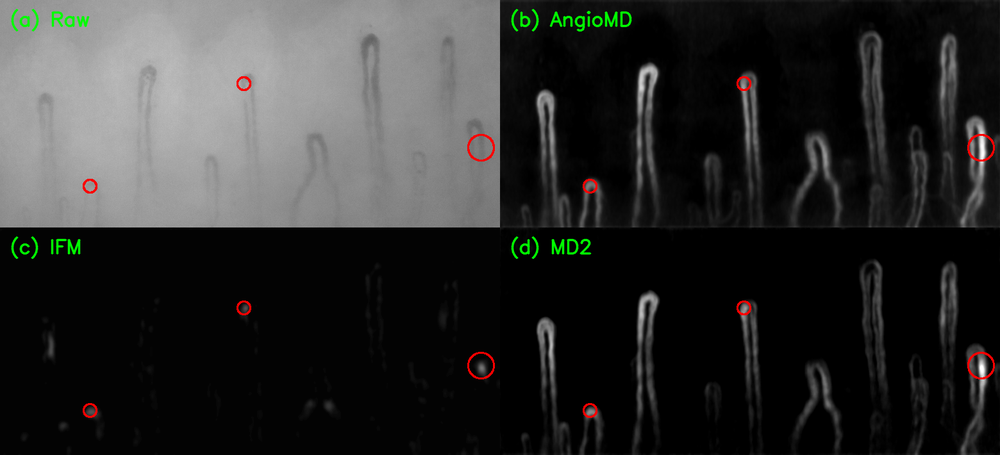
#> input picture figs/03-enhancement_comparison/fig/enhancement_comparison_redcircle_3px.png, 1000 x 455 px, shrunk from 1560 x 710 before the run
$ python compute_enhancement_metrics.py ../fig/enhancement_comparison_redcircle_3px.png   (older library calls are emulated)
#> lines starting #> are read from the running program, lines starting #| are printed output that depends on the picture; after the words box and inside, x2 and y2 are one past the last pixel; in counts of white or black regions, pixels touching at a corner belong together
#> in analyze_image, image is the input picture: shape (455, 1000, 4); mean B, G, R, A 45.2, 46.3, 46, 255
import cv2
import numpy as np
from skimage import filters
import argparse
import os


# ------------------------- 基础工具函数 -------------------------
def to_gray(image):
    """将图像转为灰度图（如果是彩色）"""
    if image is None:
        raise ValueError("输入图像为空！")
    if len(image.shape) == 3:
        return cv2.cvtColor(image, cv2.COLOR_BGR2GRAY)
    return image


def normalize(img):
    """归一化到 [0, 1]"""
    img = img.astype(np.float64)
    img_min, img_max = img.min(), img.max()
    if img_max - img_min < 1e-12:
        return np.zeros_like(img)
    return (img - img_min) / (img_max - img_min)


# ------------------------- SNR -------------------------
def compute_snr(image, signal_region=None, noise_region=None):

    gray = to_gray(image).astype(np.float64)

    if signal_region is not None and noise_region is not None:
        y1, y2, x1, x2 = signal_region
        signal = gray[y1:y2, x1:x2]

        ny1, ny2, nx1, nx2 = noise_region
        noise = gray[ny1:ny2, nx1:nx2]

        mean_signal = np.mean(signal)
        std_noise = np.std(noise)
    else:
        # 使用全图作为信号，用拉普拉斯高频残差估计噪声
        mean_signal = np.mean(gray)
#> mean_signal = 46.05

        # 用中值滤波估计平滑部分，残差视为噪声
        smooth = cv2.medianBlur(gray.astype(np.uint8), 3).astype(np.float64)
        residual = gray - smooth
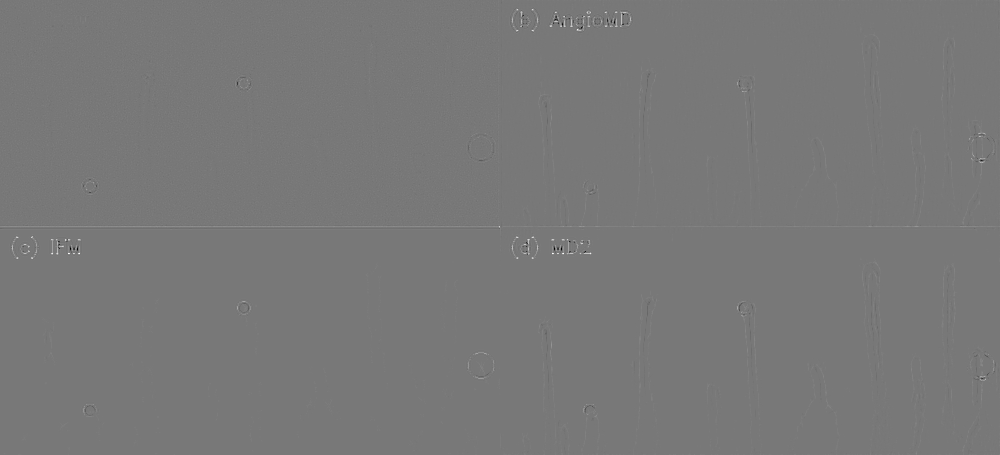
#> residual: shape (455, 1000) float64; min -97, max 108, mean 0.1; drawn with min black and max white
        std_noise = np.std(residual)
#> std_noise = 2.15

    if std_noise < 1e-12:
        return float('inf')

    snr = 20 * np.log10(mean_signal / std_noise)
#> snr = 26.62
    return snr


# ------------------------- CNR -------------------------
def compute_cnr(image, roi_signal=None, roi_background=None):

    gray = to_gray(image).astype(np.float64)

    if roi_signal is not None and roi_background is not None:
        y1, y2, x1, x2 = roi_signal
        signal = gray[y1:y2, x1:x2]

        by1, by2, bx1, bx2 = roi_background
        background = gray[by1:by2, bx1:bx2]
    else:
        # 自动选取：用Otsu阈值分离前景/背景
        img_u8 = cv2.normalize(gray, None, 0, 255, cv2.NORM_MINMAX).astype(np.uint8)
        thresh = filters.threshold_otsu(img_u8)
#> thresh = 79
        mask_bright = img_u8 > thresh
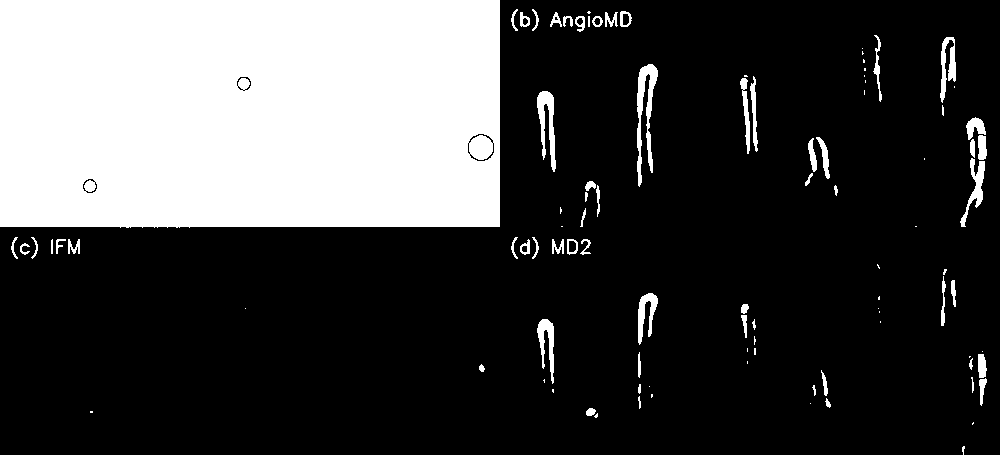
#> mask_bright: shape (455, 1000) bool; 26.8% white; 97 white regions (37 under 20 px), largest, box (x1, y1, x2, y2) and area: (0, 0, 500, 228) 113308, (637, 64, 658, 187) 1103, (537, 91, 556, 172) 759
        mask_dark = ~mask_bright

        if mask_bright.sum() < 10 or mask_dark.sum() < 10:
            raise ValueError("图像对比度过低，无法自动分割前景/背景，请手动指定ROI。")

        signal = gray[mask_bright]
        background = gray[mask_dark]

    mean_s = np.mean(signal)
#> mean_s = 150.4
    mean_b = np.mean(background)
#> mean_b = 7.79
    std_s = np.std(signal)
#> std_s = 20.1
    std_b = np.std(background)
#> std_b = 14.01

    denom = np.sqrt(std_s**2 + std_b**2)
#> denom = 24.5
    if denom < 1e-12:
        return float('inf')

    cnr = abs(mean_s - mean_b) / denom
#> cnr = 5.82
    return cnr


# ------------------------- Tenengrad -------------------------
def compute_tenengrad(image, threshold=None):

    gray = to_gray(image).astype(np.float64)

    # Sobel 算子
    gx = cv2.Sobel(gray, cv2.CV_64F, 1, 0, ksize=3)
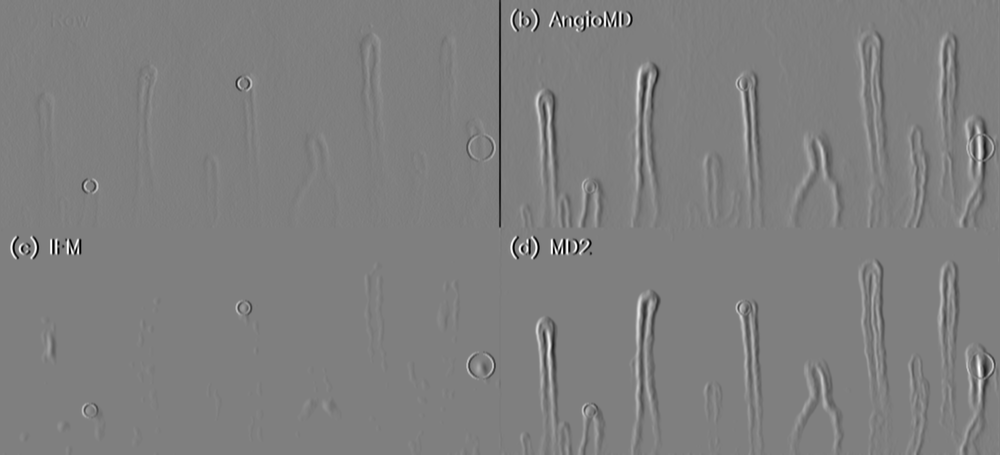
#> gx: shape (455, 1000) float64; min -600, max 600, mean -0.5; drawn with min black and max white
    gy = cv2.Sobel(gray, cv2.CV_64F, 0, 1, ksize=3)

    # 梯度平方和
    grad_sq = gx**2 + gy**2
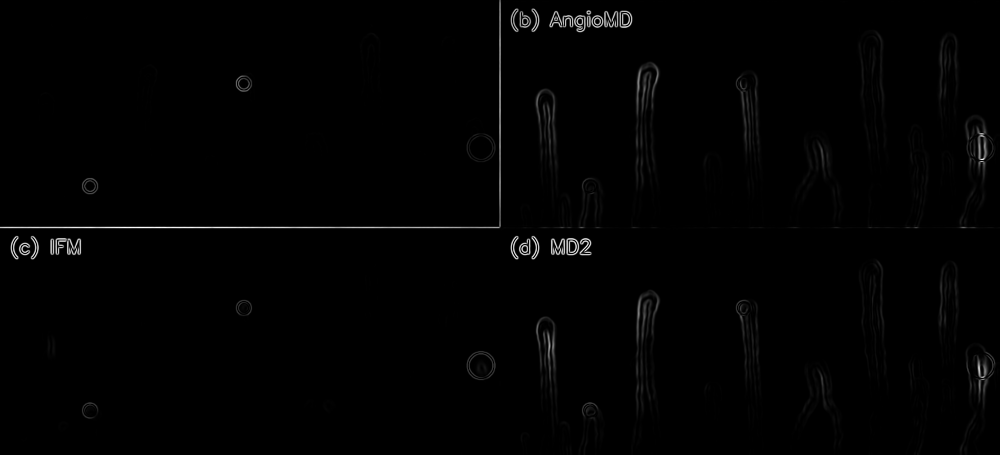
#> grad_sq: shape (455, 1000) float64; min 0, max 451600, mean 3856; drawn with min black and max white

    if threshold is not None:
        mag = np.sqrt(grad_sq)
        mask = mag > threshold
        if mask.sum() == 0:
            return 0.0
        return float(np.mean(grad_sq[mask]))

    return float(np.mean(grad_sq))


# ------------------------- 主函数 -------------------------
def analyze_image(image_path,
                  signal_region=None,
                  noise_region=None,
                  roi_signal=None,
                  roi_background=None,
                  tenengrad_threshold=None):

    if not os.path.exists(image_path):
        raise FileNotFoundError(f"图像不存在: {image_path}")

    image = cv2.imread(image_path, cv2.IMREAD_UNCHANGED)
    if image is None:
        raise ValueError(f"无法读取图像: {image_path}")

    # 如果是16位图像，先转换以便部分函数使用
    if image.dtype != np.uint8:
        image_disp = cv2.normalize(image, None, 0, 255, cv2.NORM_MINMAX).astype(np.uint8)
    else:
        image_disp = image

    results = {}

    try:
        results['SNR_dB'] = compute_snr(image_disp, signal_region, noise_region)
    except Exception as e:
        results['SNR_dB'] = f"计算失败: {e}"

    try:
        results['CNR'] = compute_cnr(image_disp, roi_signal, roi_background)
    except Exception as e:
        results['CNR'] = f"计算失败: {e}"

    try:
        results['Tenengrad'] = compute_tenengrad(image_disp, tenengrad_threshold)
    except Exception as e:
        results['Tenengrad'] = f"计算失败: {e}"

    return results


def print_results(image_path, results):
    print("=" * 55)
    print(f"图像: {image_path}")
    print("-" * 55)
    for k, v in results.items():
        if isinstance(v, float):
            print(f"  {k:<12}: {v:.4f}")
        else:
            print(f"  {k:<12}: {v}")
    print("=" * 55)


def main():
    parser = argparse.ArgumentParser(
        description="计算图像的 SNR / CNR / Tenengrad 指标"
    )
    parser.add_argument("image", type=str, help="图像文件路径")
    parser.add_argument("--signal", type=int, nargs=4,
                        metavar=("Y1", "Y2", "X1", "X2"),
                        help="SNR 信号区 ROI (y1 y2 x1 x2)")
    parser.add_argument("--noise", type=int, nargs=4,
                        metavar=("Y1", "Y2", "X1", "X2"),
                        help="SNR 噪声区 ROI (y1 y2 x1 x2)")
    parser.add_argument("--roi_signal", type=int, nargs=4,
                        metavar=("Y1", "Y2", "X1", "X2"),
                        help="CNR 信号区 ROI (y1 y2 x1 x2)")
    parser.add_argument("--roi_bg", type=int, nargs=4,
                        metavar=("Y1", "Y2", "X1", "X2"),
                        help="CNR 背景区 ROI (y1 y2 x1 x2)")
    parser.add_argument("--tenengrad_thresh", type=float, default=None,
                        help="Tenengrad 阈值（可选）")

    args = parser.parse_args()

    results = analyze_image(
        args.image,
        signal_region=tuple(args.signal) if args.signal else None,
        noise_region=tuple(args.noise) if args.noise else None,
        roi_signal=tuple(args.roi_signal) if args.roi_signal else None,
        roi_background=tuple(args.roi_bg) if args.roi_bg else None,
        tenengrad_threshold=args.tenengrad_thresh,
    )
#> results = {'SNR_dB': 26.62, 'CNR': 5.82, 'Tenengrad': 3856}

    print_results(args.image, results)
#> the loop in print_results, `for k, v in results.items():` made 3 passes
#> (k, v) on passes 1 to 3: ('SNR_dB', 26.62), ('CNR', 5.82), ('Tenengrad', 3856)
#|   SNR_dB      : 26.6191
#|   CNR         : 5.8190
#|   Tenengrad   : 3855.9813


if __name__ == "__main__":
    main()
